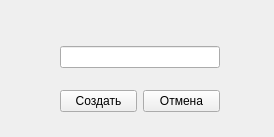
<?xml version="1.0" encoding="UTF-8"?>
<ui version="4.0">
 <class>TtTupleCreate</class>
 <widget class="QWidget" name="TtTupleCreate">
  <property name="geometry">
   <rect>
    <x>0</x>
    <y>0</y>
    <width>274</width>
    <height>137</height>
   </rect>
  </property>
  <property name="windowTitle">
   <string>Form</string>
  </property>
  <widget class="QWidget" name="verticalLayoutWidget">
   <property name="geometry">
    <rect>
     <x>60</x>
     <y>30</y>
     <width>160</width>
     <height>99</height>
    </rect>
   </property>
   <layout class="QVBoxLayout" name="verticalLayout">
    <item>
     <widget class="QLineEdit" name="lineEdit"/>
    </item>
    <item>
     <layout class="QHBoxLayout" name="horizontalLayout" stretch="0,0">
      <property name="sizeConstraint">
       <enum>QLayout::SetDefaultConstraint</enum>
      </property>
      <item>
       <widget class="QPushButton" name="pushButton">
        <property name="sizePolicy">
         <sizepolicy hsizetype="Fixed" vsizetype="Fixed">
          <horstretch>0</horstretch>
          <verstretch>0</verstretch>
         </sizepolicy>
        </property>
        <property name="text">
         <string>Создать</string>
        </property>
        <property name="shortcut">
         <string>Return</string>
        </property>
       </widget>
      </item>
      <item>
       <widget class="QPushButton" name="pushButton_2">
        <property name="sizePolicy">
         <sizepolicy hsizetype="Fixed" vsizetype="Fixed">
          <horstretch>0</horstretch>
          <verstretch>0</verstretch>
         </sizepolicy>
        </property>
        <property name="text">
         <string>Отмена</string>
        </property>
        <property name="shortcut">
         <string>Esc</string>
        </property>
       </widget>
      </item>
     </layout>
    </item>
   </layout>
  </widget>
 </widget>
 <resources/>
 <connections>
  <connection>
   <sender>pushButton_2</sender>
   <signal>clicked()</signal>
   <receiver>TtTupleCreate</receiver>
   <slot>close()</slot>
   <hints>
    <hint type="sourcelabel">
     <x>180</x>
     <y>92</y>
    </hint>
    <hint type="destinationlabel">
     <x>136</x>
     <y>68</y>
    </hint>
   </hints>
  </connection>
 </connections>
</ui>
